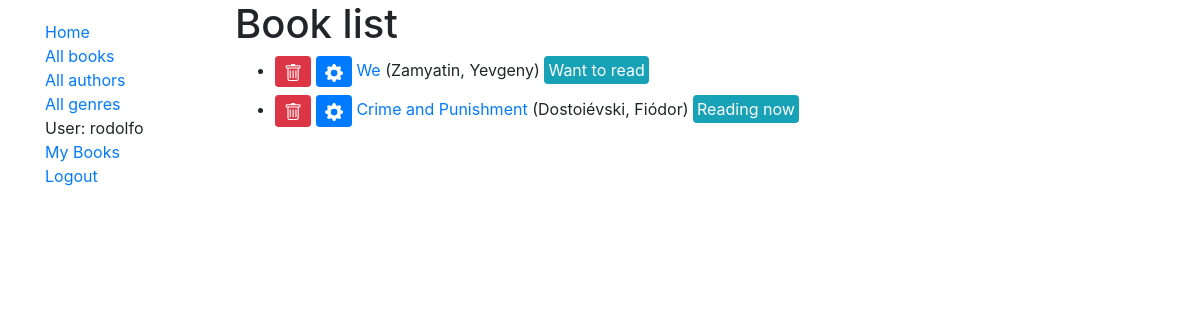
/catalog/books/ (signed in), run on an earlier commit of the app's database.
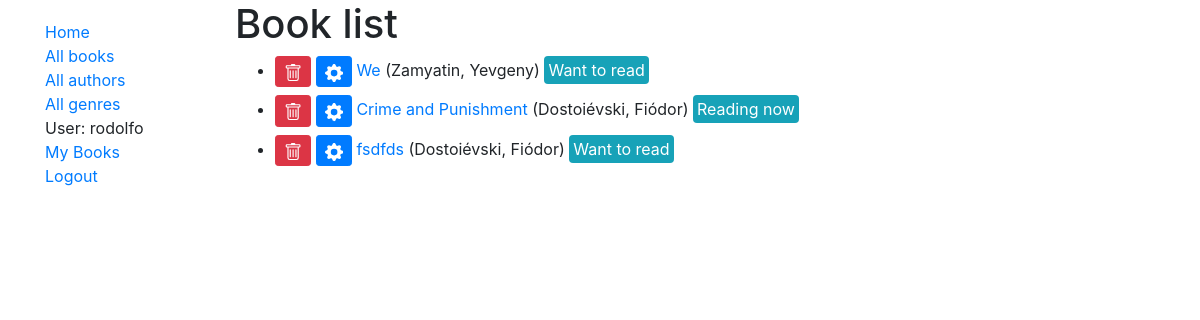
And on a later commit of the database.
### catalog/models.py (models this page shows, shortened)
class Book(models.Model):
    id = models.UUIDField(primary_key=True, default=uuid.uuid4)
    title = models.CharField(max_length=200)
    author = models.ForeignKey('Author', on_delete=models.SET_NULL, null=True)
    summary = models.TextField(max_length=1000)
    year = models.CharField(max_length=200, null=True, blank=True)
    genre = models.ManyToManyField(Genre)
    owner = models.ForeignKey(User, on_delete=models.SET_NULL, null=True, blank=True)
    READ_STATUS = {
        ('w', 'Want to read'),
        ('a', 'Already read'),
        ('r', 'Reading now')
    }
    status = models.CharField(
        max_length=1,
        choices=READ_STATUS,
        blank=True,
        default='w'
    )
    def get_absolute_url(self):
        return reverse('book-detail', args=[str(self.id)])
    def get_update_url(self):
        return reverse('book_update', args=[str(self.id)])
    def get_delete_url(self):
        return reverse('book_delete', args=[str(self.id)])

class Author(models.Model):
    first_name = models.CharField(max_length=100)
    last_name = models.CharField(max_length=100)
    date_of_birth = models.DateField(null=True, blank=True)
    date_of_death = models.DateField('Date of Death', null=True, blank=True)
    class Meta:
        ordering = ['last_name', 'first_name']
    def __str__(self):
        return f'{self.last_name}, {self.first_name}'

### catalog/views.py (the view)
# urls.py: path('books/', views.BookListView.as_view(), name='books'),
class BookListView(PermissionRequiredMixin, LoginRequiredMixin, generic.ListView):
    permission_required = 'catalog.view_book'
    model = Book

### catalog/templates/catalog/book_list.html (shortened to what this page needs)
{% extends "base_generic.html" %}
{% block content %}
  <h1>Book list</h1>
  {% if book_list %}
  <ul>
    {% for book in book_list %}
      <li class="my-2">
        <a class="btn btn-sm btn-danger" href="{{ book.get_delete_url }}">
        </a>
        <a class="btn btn-sm btn-primary" href="{{ book.get_update_url }}">
        </a>
        <a href="{{ book.get_absolute_url }}">{{ book.title }}</a> ({{ book.author }})
        <span class="bg-info text-white rounded p-1">{{ book.get_status_display }}</span>
      </li>
    {% endfor %}
  </ul>
  {% else %}
    <p>There are no books in the catalog.</p>
  {% endif %}
{% endblock %}

What changed in the data, as far as the page shows it:
added Book: title "fsdfds", author "Dostoiévski, Fiódor", status "Want to read"
